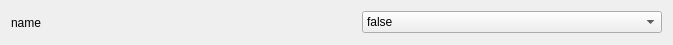
<?xml version="1.0" encoding="UTF-8"?>
<ui version="4.0">
 <class>Form</class>
 <widget class="QWidget" name="Form">
  <property name="geometry">
   <rect>
    <x>0</x>
    <y>0</y>
    <width>673</width>
    <height>45</height>
   </rect>
  </property>
  <property name="windowTitle">
   <string>Form</string>
  </property>
  <layout class="QHBoxLayout" name="horizontalLayout">
   <item>
    <widget class="QLabel" name="name">
     <property name="text">
      <string>name</string>
     </property>
    </widget>
   </item>
   <item>
    <widget class="QComboBox" name="value">
     <property name="maximumSize">
      <size>
       <width>300</width>
       <height>16777215</height>
      </size>
     </property>
     <item>
      <property name="text">
       <string>false</string>
      </property>
     </item>
     <item>
      <property name="text">
       <string>true</string>
      </property>
     </item>
    </widget>
   </item>
  </layout>
 </widget>
 <resources/>
 <connections/>
</ui>
